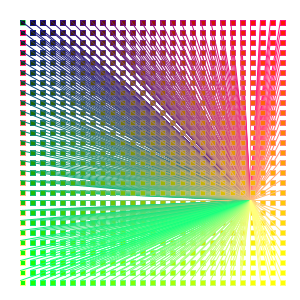
Frame 1 (no input)
Frame 60 (the mouse pressed at the canvas centre just before this capture): identical to frame 1, image omitted
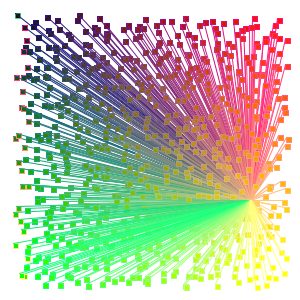
Frame 120 (the mouse held since frame 60 and released just before this capture)

The Processing sketch that drew these frames (run headless with seeded random() and noise(); from frame 60 on, the mouse is pressed at the canvas centre):

// Processing sketch: processing_56259
// ── processing_56259.pde


void setup (){
  smooth ();
  size (300, 300);
}

void draw (){
  background (255);
  //fill (155, 204, 83);
stroke (0, 204, 83, 150);

for (int y = 20; y<= height-20; y += 10) {
  for (int x = 20; x<= width-20; x +=10) {
    float mx = mouseX/20;
    
    
 
    float offsetA = random (-mx, mx);
    float offsetB =  random (-mx, mx);
    fill (x, y, 5); // will go through the colour gradient based on x + y coordinates
    rect (x + offsetA, y - offsetB, 5, 5);
    stroke (x, y, 125);
    line (x + offsetA, y- offsetB, 250, 200);
  }
}

}









//rect (random(width), random (height), 5, 5);
  /* float redcol = map (x, 20, 280, 0, 255);
    float r = random (0, 255);
    float g = random (0, 255);
    float b = random (0, 255);
    fill (r, g, b);*/
